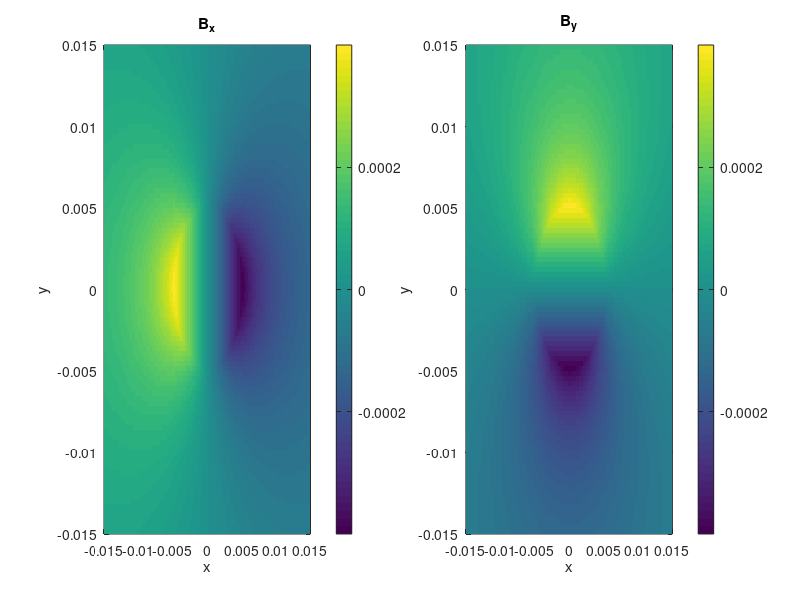
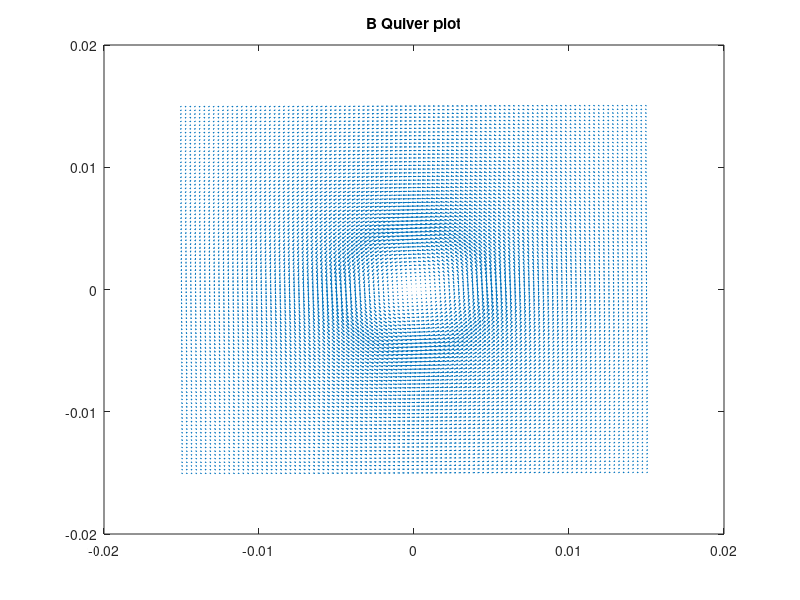
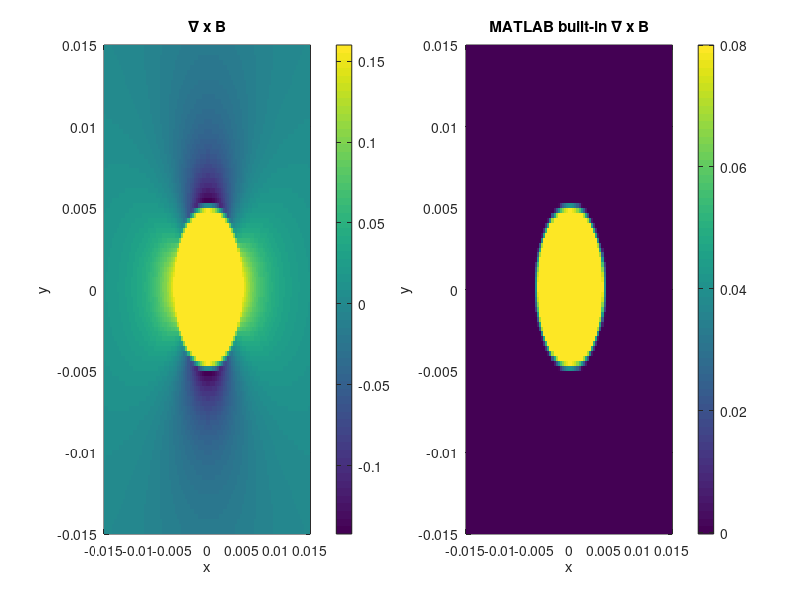
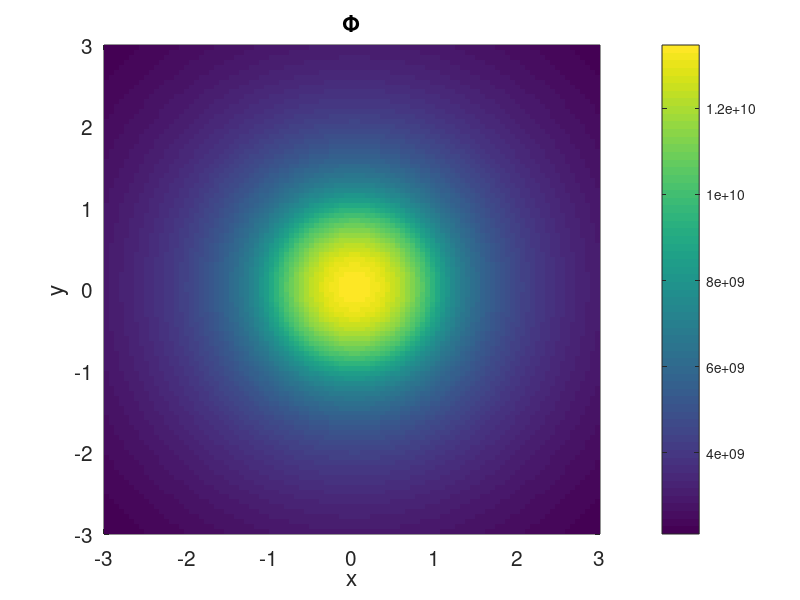

Source code (MATLAB) for these figures, in order:
%% Introduction
%Aldous George
%EP 501
%Project 5
%This code contains excerpts from codes provided by Dr. Zettergen.
%https://github.com/Zettergren-Courses/EP501_matlab/
clc
clearvars
close all
%% Problem 1

%Initiation
I   = 10;               %(A)
mu0 = 4*pi*10^(-7);     %(H/m)
a   = 0.005;            %(m)

lx=100;                 %size of x
ly=100;                 %size of y
x = linspace(-3*a,3*a,lx);
y = linspace(-3*a,3*a,ly);
[X,Y] = meshgrid(x,y);

Bx = zeros(lx,ly);
By = zeros(lx,ly);

for i=1:lx
    for j=1:ly
        cond = sqrt(x(i)^2+y(j)^2); %condition for piecewise function
        if cond<a
            Bx(i,j) = (mu0*I/(2*pi*a^2))*cond*(-(y(j)/cond));
            By(i,j) = (mu0*I/(2*pi*a^2))*cond*(x(i)/cond);
        else
            Bx(i,j) = (mu0*I/(2*pi))*(1/cond)*(-(y(j)/cond));
            By(i,j) = (mu0*I/(2*pi))*(1/cond)*(x(i)/cond);
        end %if
    end %for
end %for

%1-a
%plot
%Bx
figure(1);
subplot(1,2,1);
pcolor(X,Y,Bx);
xlim([-3*a,3*a]);
ylim([-3*a,3*a]);
xlabel('x');
ylabel('y');
title('B_x');
colorbar
shading flat
hold on
%By
figure(1)
subplot(1,2,2)
pcolor(X,Y,By);
xlim([-3*a,3*a]);
ylim([-3*a,3*a]);
xlabel('x');
ylabel('y');
title('B_y');
colorbar
shading flat

%1-b
figure(2)

quiver(X,Y,Bx',By');
title('B Quiver plot');

%1-c
dx=x(2)-x(1);
dy=y(2)-y(1);
gradBx=zeros(size(Bx));
gradBy=zeros(size(By));

Bx=Bx';
for i=1:lx      %Forward Difference
    gradBx(1,i)=(Bx(2,i)-Bx(1,i))/dy;                   %dBx/dy
    gradBy(1,i)=(By(2,i)-By(1,i))/dx;                   %dBy/dx
end


for j=1:ly      %Centered Difference
    for i=2:lx-1
        gradBx(i,j)=(Bx(i+1,j)-Bx(i-1,j))/2/dy;         %dBx/dy
        gradBy(i,j)=(By(i+1,j)-By(i-1,j))/2/dx;         %dBy/dx
    end %for
end %for

for i=1:lx      %Backward difference
    gradBx(lx,i)=(Bx(lx,i)-Bx(lx-1,i))/dy;              %dBx/dy
    gradBy(lx,i)=(By(lx,i)-By(lx-1,i))/dx;              %dBy/dx
end

curlB = gradBy-gradBx;
figure(3)
subplot(1,2,1)
pcolor(X,Y,curlB);
xlabel('x');
ylabel('y');
title('\nabla x B');
colorbar
shading flat

curlM = curl(X,Y,Bx,By');
figure(3)
subplot(1,2,2)
pcolor(X,Y,curlM);
xlabel('x');
ylabel('y');
title('MATLAB built-in \nabla x B');
colorbar
shading flat

%d

%% Problem 2

%Initiation
Q = 1;              %(C)
a = 1;              %(m)
Eps0 = 8.854*10^-12;%(F/m)

lx = 100;                 %size of x
ly = 100;                 %size of y
lz = 100;                 %size of z
x = linspace(-3*a,3*a,lx);
y = linspace(-3*a,3*a,ly);
z = linspace(-3*a,3*a,lz);

phi=zeros(lx,ly,lz);
[X,Y] = meshgrid(x,y);

for i=1:lx
    for j=1:ly
        for k=1:lz
            cond = sqrt(x(i)^2+y(j)^2+z(k)^2); %condition for piecewise function
            if cond<a
                phi(i,j,k) = Q/(4*pi*Eps0*a)-(Q/(8*pi*Eps0*a^3))*(x(i)^2 + y(j)^2 + z(k)^2 -a^2);
            else
                phi(i,j,k) = Q/(4*pi*Eps0*cond);
            end %if
        end%for
    end%for
end%for
figure(5)
pcolor(X,Y,phi(:,:,end/2));
xlim([-3*a,3*a]);
ylim([-3*a,3*a]);
set(gca,'FontSize',15);
xlabel('x');
ylabel('y');
title('\Phi');
colorbar
shading flat

%Laplacian
dx = x(2)-x(1);
dy = y(2)-y(1);
dz = z(2)-z(1);

f=phi;
g=phi;
h=phi;

for l=1:2
    %x-derivative part of the divergence
    divx=zeros(size(f));
    divx(1,:,:)=(f(2,:,:)-f(1,:,:))/dx;
    for i=2:lx-1
        divx(i,:,:)=(f(i+1,:,:)-f(i-1,:,:))/2/dx;
    end %for
    divx(lx,:,:)=(f(lx,:,:)-f(lx-1,:,:))/dx;
    
    %y-derivative part of the divergence
    divy=zeros(size(g));
    divy(:,1,:)=(g(:,2,:)-g(:,1,:))/dy;
    for j=2:ly-1
        divy(:,j,:)=(g(:,j+1,:)-g(:,j-1,:))/2/dy;
    end %for
    divy(:,ly,:)=(g(:,ly,:)-g(:,ly-1,:))/dy;
    
    %z-derivative part of the divergence
    divz=zeros(size(h));
    divz(:,:,1)=(h(:,:,2)-h(:,:,1))/dz;
    for k=2:lz-1
        divz(:,:,k)=(h(:,:,k+1)-h(:,:,k-1))/2/dz;
    end %for
    divz(:,:,lz)=(h(:,:,lz)-h(:,:,lz-1))/dz;
    f=divx;
    g=divy;
    h=divz;
end

div=divx+divy+divz;    %this is really laplacian b/c input is gradient

figure(6);
surface(X,Y,div(:,:,end/2));
set(gca,'FontSize',15);
xlabel('x');
ylabel('y');
title('Laplacian(\Phi)');
colorbar;
shading flat

%% Problem 3


%% Problem 4
